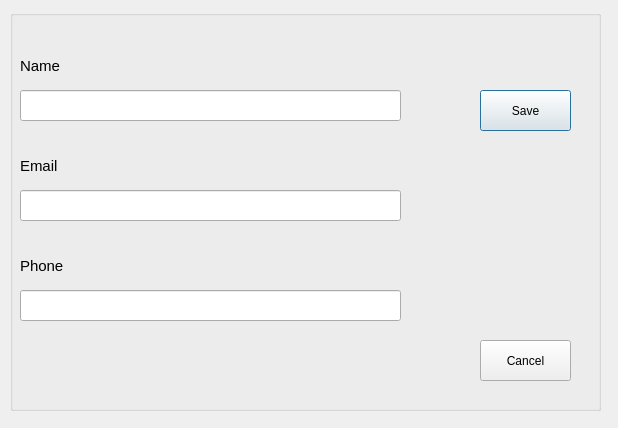
<?xml version="1.0" encoding="UTF-8"?>
<ui version="4.0">
 <class>EditWindow</class>
 <widget class="QDialog" name="EditWindow">
  <property name="geometry">
   <rect>
    <x>0</x>
    <y>0</y>
    <width>618</width>
    <height>428</height>
   </rect>
  </property>
  <property name="windowTitle">
   <string>Dialog</string>
  </property>
  <widget class="QGroupBox" name="edit_group_box">
   <property name="geometry">
    <rect>
     <x>10</x>
     <y>10</y>
     <width>591</width>
     <height>401</height>
    </rect>
   </property>
   <property name="title">
    <string/>
   </property>
   <widget class="QLineEdit" name="edit_name_line_label">
    <property name="geometry">
     <rect>
      <x>10</x>
      <y>80</y>
      <width>381</width>
      <height>31</height>
     </rect>
    </property>
   </widget>
   <widget class="QLabel" name="edit_name_label">
    <property name="geometry">
     <rect>
      <x>10</x>
      <y>40</y>
      <width>261</width>
      <height>31</height>
     </rect>
    </property>
    <property name="font">
     <font>
      <pointsize>11</pointsize>
     </font>
    </property>
    <property name="text">
     <string>Name</string>
    </property>
   </widget>
   <widget class="QLabel" name="edit_email_label">
    <property name="geometry">
     <rect>
      <x>10</x>
      <y>140</y>
      <width>261</width>
      <height>31</height>
     </rect>
    </property>
    <property name="font">
     <font>
      <pointsize>11</pointsize>
     </font>
    </property>
    <property name="text">
     <string>Email</string>
    </property>
   </widget>
   <widget class="QPushButton" name="edit_save_push_button">
    <property name="geometry">
     <rect>
      <x>470</x>
      <y>80</y>
      <width>91</width>
      <height>41</height>
     </rect>
    </property>
    <property name="text">
     <string>Save</string>
    </property>
   </widget>
   <widget class="QPushButton" name="edit_cancel_push_button">
    <property name="geometry">
     <rect>
      <x>470</x>
      <y>330</y>
      <width>91</width>
      <height>41</height>
     </rect>
    </property>
    <property name="text">
     <string>Cancel</string>
    </property>
   </widget>
   <widget class="QLineEdit" name="edit_email_line_label">
    <property name="geometry">
     <rect>
      <x>10</x>
      <y>180</y>
      <width>381</width>
      <height>31</height>
     </rect>
    </property>
   </widget>
   <widget class="QLabel" name="edit_phone_label">
    <property name="geometry">
     <rect>
      <x>10</x>
      <y>240</y>
      <width>261</width>
      <height>31</height>
     </rect>
    </property>
    <property name="font">
     <font>
      <pointsize>11</pointsize>
     </font>
    </property>
    <property name="text">
     <string>Phone</string>
    </property>
   </widget>
   <widget class="QLineEdit" name="edit_phone_line_label">
    <property name="geometry">
     <rect>
      <x>10</x>
      <y>280</y>
      <width>381</width>
      <height>31</height>
     </rect>
    </property>
   </widget>
  </widget>
 </widget>
 <resources/>
 <connections/>
</ui>
